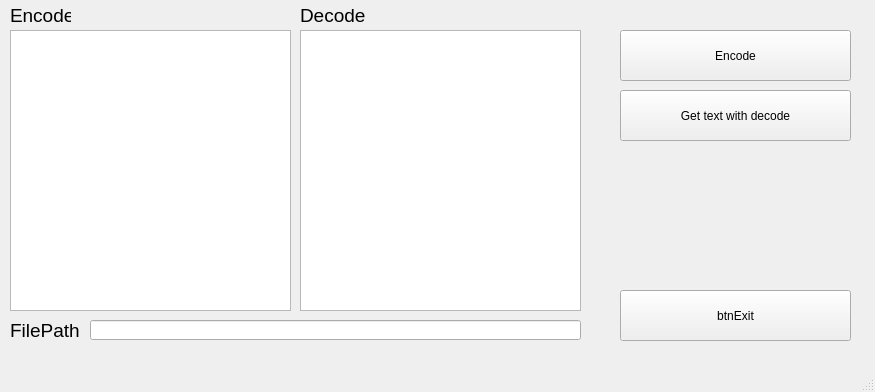
<?xml version="1.0" encoding="UTF-8"?>
<ui version="4.0">
 <class>FormPersonalAccount</class>
 <widget class="QMainWindow" name="FormPersonalAccount">
  <property name="geometry">
   <rect>
    <x>0</x>
    <y>0</y>
    <width>875</width>
    <height>392</height>
   </rect>
  </property>
  <property name="windowTitle">
   <string>FormPersonalAccount</string>
  </property>
  <widget class="QWidget" name="centralwidget">
   <widget class="QTextEdit" name="teTextToEncode">
    <property name="geometry">
     <rect>
      <x>10</x>
      <y>30</y>
      <width>281</width>
      <height>281</height>
     </rect>
    </property>
   </widget>
   <widget class="QLabel" name="lblEncode">
    <property name="geometry">
     <rect>
      <x>10</x>
      <y>0</y>
      <width>61</width>
      <height>31</height>
     </rect>
    </property>
    <property name="font">
     <font>
      <pointsize>14</pointsize>
     </font>
    </property>
    <property name="text">
     <string>Encode</string>
    </property>
   </widget>
   <widget class="QLabel" name="lblDecode">
    <property name="geometry">
     <rect>
      <x>300</x>
      <y>0</y>
      <width>71</width>
      <height>31</height>
     </rect>
    </property>
    <property name="font">
     <font>
      <pointsize>14</pointsize>
     </font>
    </property>
    <property name="text">
     <string>Decode</string>
    </property>
   </widget>
   <widget class="QTextEdit" name="teTextFromFileWithDecode">
    <property name="geometry">
     <rect>
      <x>300</x>
      <y>30</y>
      <width>281</width>
      <height>281</height>
     </rect>
    </property>
   </widget>
   <widget class="QLineEdit" name="leFilePath">
    <property name="geometry">
     <rect>
      <x>90</x>
      <y>320</y>
      <width>491</width>
      <height>20</height>
     </rect>
    </property>
   </widget>
   <widget class="QLabel" name="lblFilePath">
    <property name="geometry">
     <rect>
      <x>10</x>
      <y>320</y>
      <width>71</width>
      <height>21</height>
     </rect>
    </property>
    <property name="font">
     <font>
      <pointsize>14</pointsize>
     </font>
    </property>
    <property name="text">
     <string>FilePath:</string>
    </property>
   </widget>
   <widget class="QPushButton" name="btnEncode">
    <property name="geometry">
     <rect>
      <x>620</x>
      <y>30</y>
      <width>231</width>
      <height>51</height>
     </rect>
    </property>
    <property name="text">
     <string>Encode</string>
    </property>
   </widget>
   <widget class="QPushButton" name="btnGetTextFromFileWithDecode">
    <property name="geometry">
     <rect>
      <x>620</x>
      <y>90</y>
      <width>231</width>
      <height>51</height>
     </rect>
    </property>
    <property name="text">
     <string>Get text with decode</string>
    </property>
   </widget>
   <widget class="QPushButton" name="btnExit">
    <property name="geometry">
     <rect>
      <x>620</x>
      <y>290</y>
      <width>231</width>
      <height>51</height>
     </rect>
    </property>
    <property name="text">
     <string>btnExit</string>
    </property>
   </widget>
  </widget>
  <widget class="QMenuBar" name="menubar">
   <property name="geometry">
    <rect>
     <x>0</x>
     <y>0</y>
     <width>875</width>
     <height>21</height>
    </rect>
   </property>
  </widget>
  <widget class="QStatusBar" name="statusbar"/>
 </widget>
 <resources/>
 <connections/>
</ui>
